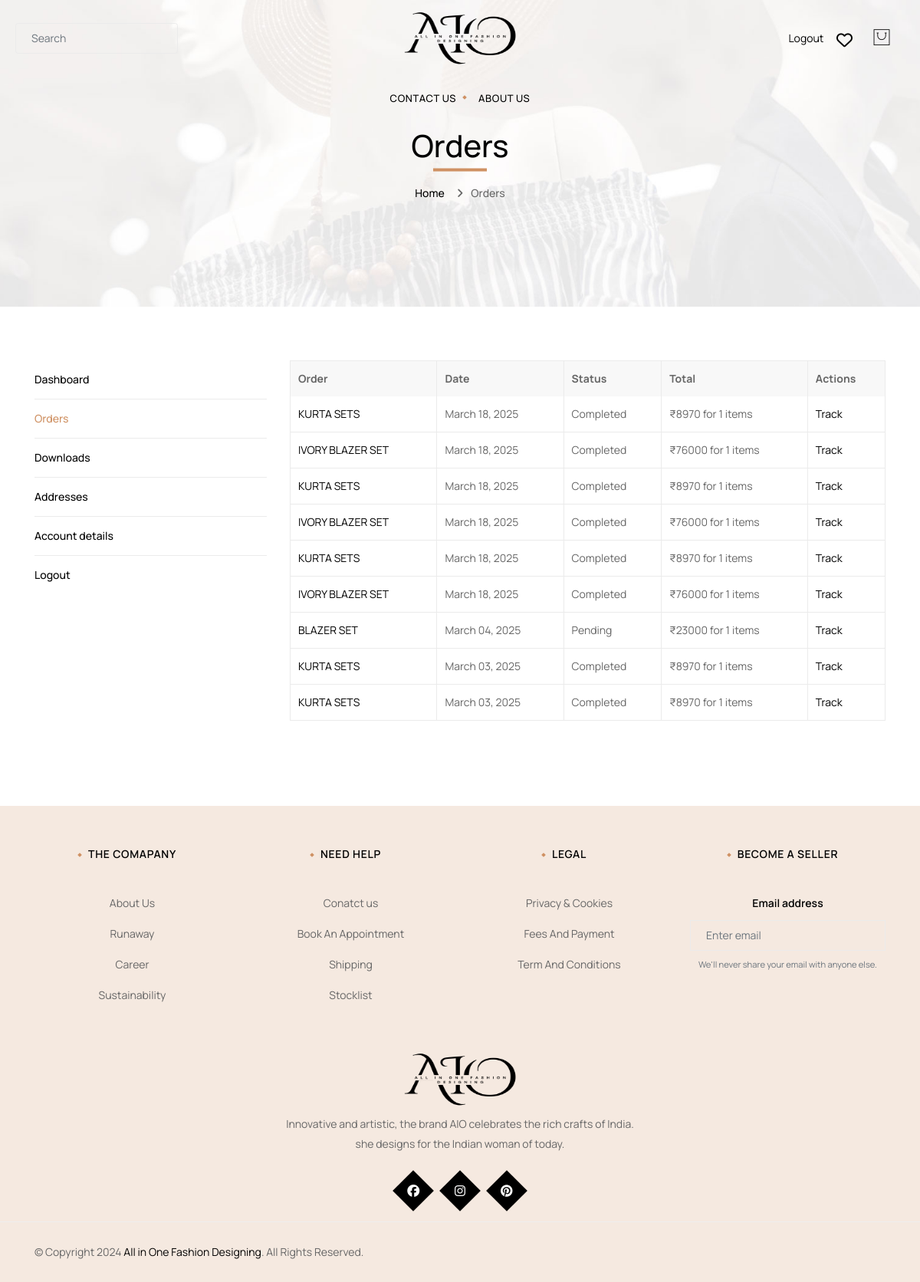
Screenshot of /orders/ (signed in) with the database file from the repository.
### User/models.py (models this page shows, shortened)
class Order(models.Model):
    CHOICES = [
        ('COD', 'Cash on Delivery'),
        ('RAZORPAY', 'RAZORPAY'),
    ]
    orderid = models.AutoField(primary_key=True)
    product = models.ForeignKey(product, to_field='product_id', on_delete=models.CASCADE)
    UserProfile = models.ForeignKey(UserProfile, to_field='userid', on_delete=models.CASCADE)
    seller_id = models.PositiveIntegerField()
    ordered_at = models.DateTimeField(auto_now_add=True)
    quantity = models.PositiveIntegerField(default=1)
    size = models.CharField(max_length=50, blank=True, null=True)
    total_price = models.DecimalField(max_digits=50, decimal_places=2)
    admin_cut = models.DecimalField(max_digits=50, decimal_places=2, verbose_name="Admin Cut (10%)", default=0)
    fname = models.CharField(max_length=150)
    lname = models.CharField(max_length=150)
    company_name = models.CharField(max_length=150, blank=True, null=True)
    country = models.CharField(max_length=150)
    street_address= models.CharField(max_length=150)
    postcode = models.CharField(max_length=150, blank=True, null=True)
    city = models.CharField(max_length=150)
    phone = models.CharField(max_length=150)
    email = models.CharField(max_length=150)
    order_note = models.CharField(max_length=150, blank=True, null=True)
    payment_method = models.CharField(max_length=20,choices=CHOICES, blank=True, null=True)
    status = models.CharField(max_length=20, default='Pending')

class product(models.Model):
    product_id = models.AutoField(primary_key=True)
    seller_id = models.PositiveIntegerField()
    name = models.CharField(max_length=150)
    description = models.TextField()
    dotd = models.BooleanField(default=False, verbose_name="Deal of the day? (Make sure to change price)")
    price = models.PositiveIntegerField()
    sizes = models.ManyToManyField(Size)
    sub_category = models.ForeignKey(sub_category, on_delete=models.CASCADE,blank=True)
    stock = models.PositiveIntegerField()
    offer = models.BooleanField(default=False)
    gallery = models.ImageField(upload_to='gallery/', blank=True, null=True)
    img2 = models.ImageField(upload_to='gallery/', blank=True, null=True)
    img3 = models.ImageField(upload_to='gallery/', blank=True, null=True)
    img4 = models.ImageField(upload_to='gallery/', blank=True, null=True)

### User/views.py (the view)
# urls.py: path('orders/', views.orders, name="orders"),
def orders(request):
    email = request.session.get('email')
    if email:
        user_profile = get_object_or_404(UserProfile, email=email)
        orders = Order.objects.filter(UserProfile=user_profile).order_by('-ordered_at')
        return render(request, 'Accounts/orders.html', {'orders': orders})
    else:
        messages.error(request, 'Please log in to view your orders.')
        return redirect('logreg')

### Templates/Accounts/orders.html (shortened to what this page needs)
{% extends 'base.html' %}
{% load static %}
{% block body %}
<div class="banner-wrapper has_background">
    <img src="{% static 'assets/images/banner-for-all2.jpg' %}"
         class="img-responsive attachment-1920x447 size-1920x447" alt="img">
    <div class="banner-wrapper-inner">
        <h1 class="page-title">Orders</h1>
        <div role="navigation" aria-label="Breadcrumbs" class="breadcrumb-trail breadcrumbs">
            <ul class="trail-items breadcrumb">
                <li class="trail-item trail-begin"><a href="/"><span>Home</span></a></li>
                <li class="trail-item trail-end active"><span>Orders</span>
                </li>
            </ul>
        </div>
    </div>
</div>
<main class="site-main main-container no-sidebar">
    <div class="container">
        <div class="row">
            <div class="main-content col-md-12">
                <div class="page-main-content">
                    <div class="lynessa">
                        <nav class="lynessa-MyAccount-navigation">
                            <ul>
                                <li class="lynessa-MyAccount-navigation-link lynessa-MyAccount-navigation-link--dashboard">
                                    <a href="/my_account">Dashboard</a>
                                </li>
                                <li class="lynessa-MyAccount-navigation-link lynessa-MyAccount-navigation-link--orders is-active">
                                    <a href="/orders">Orders</a>
                                </li>
                                <li class="lynessa-MyAccount-navigation-link lynessa-MyAccount-navigation-link--downloads">
                                    <a href="/downloads">Downloads</a>
                                </li>
                                <li class="lynessa-MyAccount-navigation-link lynessa-MyAccount-navigation-link--edit-address">
                                    <a href="/addresses">Addresses</a>
                                </li>
                                <li class="lynessa-MyAccount-navigation-link lynessa-MyAccount-navigation-link--edit-account">
                                    <a href="/edit_account">Account details</a>
                                </li>
                                <li class="lynessa-MyAccount-navigation-link lynessa-MyAccount-navigation-link--customer-logout">
                                    <a href="/">Logout</a>
                                </li>
                            </ul>
                        </nav>
                        <div class="lynessa-MyAccount-content">
                            <table class="lynessa-orders-table lynessa-MyAccount-orders shop_table shop_table_responsive my_account_orders account-orders-table">
                                <thead>
                                <tr>
                                    <th class="lynessa-orders-table__header lynessa-orders-table__header-order-number"><span class="nobr">Order</span></th>
                                    <th class="lynessa-orders-table__header lynessa-orders-table__header-order-date"><span class="nobr">Date</span></th>
                                    <th class="lynessa-orders-table__header lynessa-orders-table__header-order-status"><span class="nobr">Status</span></th>
                                    <th class="lynessa-orders-table__header lynessa-orders-table__header-order-total"><span class="nobr">Total</span></th>
                                    <th class="lynessa-orders-table__header lynessa-orders-table__header-order-actions"><span class="nobr">Actions</span></th>
                                </tr>
                                </thead>
                                <tbody>
                                {% for order in orders %}
                                <tr class="lynessa-orders-table__row lynessa-orders-table__row--status-{{ order.status|lower }} order">
                                    <td class="lynessa-orders-table__cell lynessa-orders-table__cell-order-number" data-title="Order">
                                        <a href="/prod_details/{{ order.product.name }}">{{ order.product.name }}</a>
                                    </td>
                                    <td class="lynessa-orders-table__cell lynessa-orders-table__cell-order-date" data-title="Date">
                                        <time datetime="{{ order.ordered_at|date:'c' }}">{{ order.ordered_at|date:"F d, Y" }}</time>
                                    </td>
                                    <td class="lynessa-orders-table__cell lynessa-orders-table__cell-order-status" data-title="Status">
                                        {{ order.status }}
                                    </td>
                                    <td class="lynessa-orders-table__cell lynessa-orders-table__cell-order-total" data-title="Total">
                                        <span class="lynessa-Price-amount amount"><span class="lynessa-Price-currencySymbol">₹</span>{{ order.product.price }}</span> for {{ order.quantity }} items
                                    </td>
                                    <td class="lynessa-orders-table__cell lynessa-orders-table__cell-order-actions" data-title="Actions">
                                        <a href="/track" class="lynessa-button button view">Track</a>
                                    </td>
                                </tr>
                                {% empty %}
                                    <tr>
                                        <td colspan="6" class="empty-cart">No Orders.</td>
                                    </tr>
                                {% endfor %}
                                </tbody>
                            </table>
                        </div>
                    </div>
                </div>
            </div>
        </div>
    </div>
</main>
{% endblock %}

### Templates/base.html (style rules this page uses)
#menu-item-229::before, #menu-item-229::after, #menu-item-237::before, #menu-item-237::after, #menu-item-996::before, #menu-item-996::after, #menu-item-986::before, #menu-item-986::after, #menu-item-998::before, #menu-item-998::after, #menu-item-990::before, #menu-item-990::after, #menu-item-999::before, #menu-item-999::after, #menu-item-228::before, #menu-item-228::after, #menu-item-230::before, #menu-item-230::after, { content: none; }

### rows the page displays
Order: product.name "KURTA SETS", ordered_at "March 18, 2025", status "Completed", product.price "8970", quantity "1"
Order: product.name "IVORY BLAZER SET", ordered_at "March 18, 2025", status "Completed", product.price "76000", quantity "1"
Order: product.name "KURTA SETS", ordered_at "March 18, 2025", status "Completed", product.price "8970", quantity "1"
Order: product.name "IVORY BLAZER SET", ordered_at "March 18, 2025", status "Completed", product.price "76000", quantity "1"
Order: product.name "KURTA SETS", ordered_at "March 18, 2025", status "Completed", product.price "8970", quantity "1"
Order: product.name "IVORY BLAZER SET", ordered_at "March 18, 2025", status "Completed", product.price "76000", quantity "1"
Order: product.name "BLAZER SET", ordered_at "March 04, 2025", status "Pending", product.price "23000", quantity "1"
Order: product.name "KURTA SETS", ordered_at "March 03, 2025", status "Completed", product.price "8970", quantity "1"
Order: product.name "KURTA SETS", ordered_at "March 03, 2025", status "Completed", product.price "8970", quantity "1"
